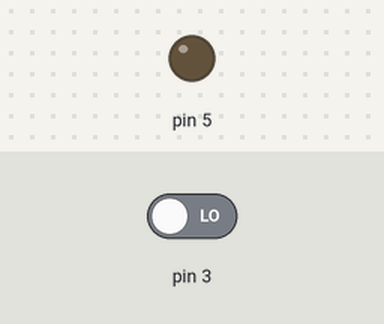
A sketch run on a simulated Arduino Uno, built with avr-gcc and run on an emulated ATmega328P. On the bench: output pins drawn as LEDs (lit = HIGH). Inputs (shaded band) come from the test bench; at power-on: pin 3 LOW.

Above: at 1.2 s.
1.3 s: pin 3 driven HIGH
At 2.3 s:
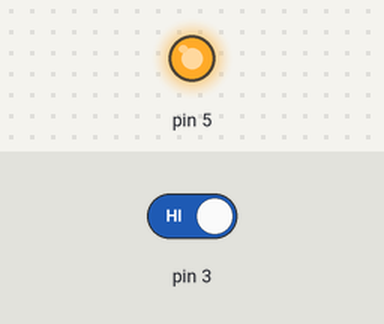
2.8 s: pin 3 driven LOW
At 3.5 s:
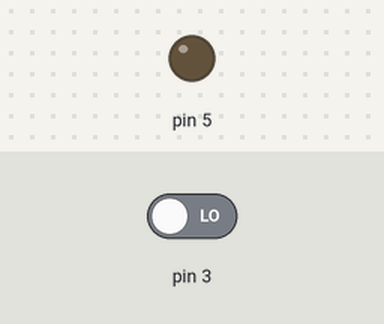
Timing chart, 0 to 5.8 s (numbered marks = the images above; inputs shaded):
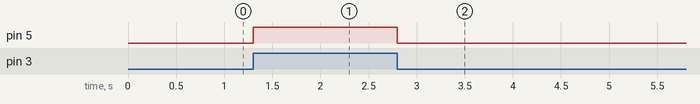

The sketch:

Ligar_Led_ao_Apertar_Botao.ino
```cpp
 void setup() {
   pinMode (5, OUTPUT);
   pinMode (3, INPUT);
   }

 void loop() {
   int estado;
   estado = digitalRead (3);
   digitalWrite (5, estado);
 }
```

Measured:
- after the input at 1.3 s, pin 5: LOW → HIGH at once
- after the input at 2.8 s, pin 5: HIGH → LOW at once
